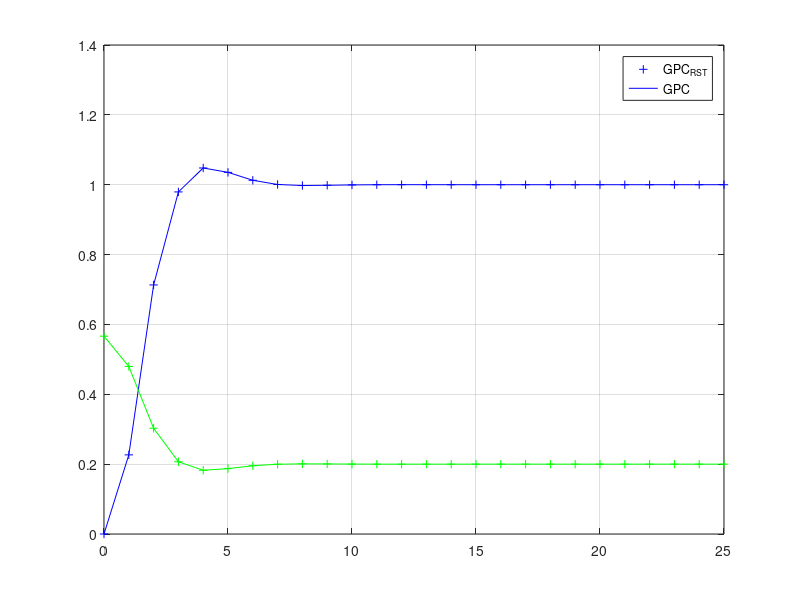

This figure's MATLAB source:
close all, clear all, clc
%system
A=[1 -0.8];
B=[0.4 0.6];
delta = [1 -1];
d=0; N=3; Nu=3;
%Initial condition
zi = filter(B,A,0);
%Horizons
N1 = d +1;
N2 = d + N;
At=conv(A,delta);
nA = length(A);
nAt = length(At);
nB = length(B);
%Formulation of F
f=[1 zeros(1, nAt-2)];
for j=1:N,
for i=1:nAt-2
    f(j+1,i)=f(j,i+1)-f(j,1)*At(i+1);
end
f(j+1,nAt-1) = -f(j)*At(nAt);
end
F=f(1+N1:1+N2,:);
%Formulation of E
E=zeros(N2);
e(1)=1;E(1,1)=e(1);
for j=2:N2,
 e(j)=f(j,1);
 E(j,1:j)=e;
end,
E=E(N1:N2,:);
%Predition horizon
for j=1:N
Gl(j,:) = conv(E(j,:),B);
end
Gl;
ngb=length(Gl);
G = zeros(N,Nu);
%Formulation of G - future
for i = 1:N,
 Gp(i,:)= Gl(i,i+1:ngb-N+i); % Gp - past
end,
G=toeplitz(Gl(N,1:N), zeros(1,Nu)); %G - future
%Control Formulation
lambda=0.8;
H=2*(G'*G+lambda*eye(length(G'*G)));
K_=inv(G'*G+lambda*eye(length(G'*G)))*G';
K=K_(1,:);
T=25; %time s
Ts = 1; %sample time
nts= T/Ts; %number of sample

%With RST configuration
Gp_=K*Gp; F_=K*F;
R_ = [1 Gp_];
S_ = K*F;
T_ = sum(K); % T=Kr
Bz1=conv(B,[0 1]);
num=conv(Bz1,T_);
num_u=conv(A,T_);
den=conv(R_,At)+conv(Bz1,S_);
yrst=filter(num,den,[0 ones(1,nts+1)]);
urst=filter(num_u,den,[0 ones(1,nts+1)]);
if nB > 1
 dup = zeros(nB-1,1);
end
u0 = 0;
y=0; yp = zeros(nA, 1);
for k = 1:nts+1
 yp = [y(k); yp(1:end-1)];
 if nB == 1
 fr = F*yp;
 else
 fr = F*yp + Gp*dup;
 end
 w = ones(N,1);
 du(k) = K*(w-fr);
 disp(du(k));
 u(k) = du(k) + u0;
 disp(u(k));
 [y(k+1), zf] = filter(B,A,u(k),zi);
 zi = zf;
 if nB>1
 dup = du(k); dup(1:end-1);
 end
 u0 = u(k);
end
ygpc=y; ugpc=u;
t = 0:Ts:T;
plot(t,yrst(2:end),'b+',t,ygpc(1:end-1),'b'), hold on
plot(t,urst(2:end),'g+',t,ugpc,'g'), grid on
legend('GPC_{RST}','GPC')
